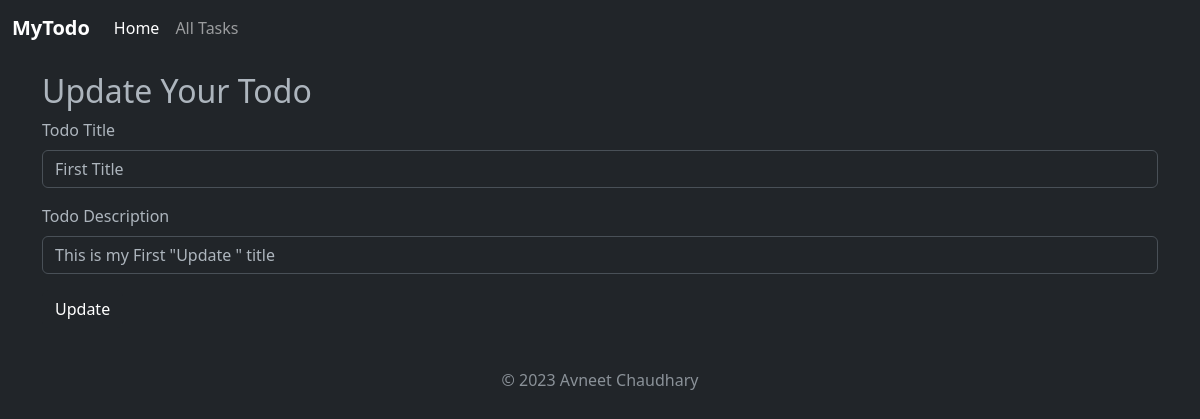
The page /update/1 on the database as committed earlier.
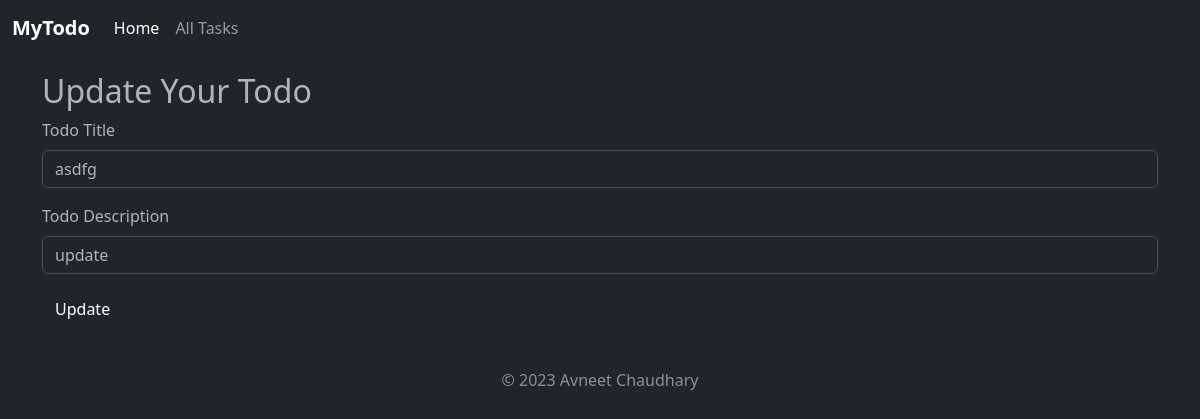
The same page on the database as committed later.
### app.py (models this page shows, shortened)
class Todo(db.Model):
    sno = db.Column(db.Integer, primary_key=True)
    title = db.Column(db.String(200), nullable=False)
    desc = db.Column(db.String(500), nullable=False)
    date_created = db.Column(
        db.String(8), default=datetime.now().strftime('%H:%M:%S'))
    completed = db.Column(db.Boolean, default=False)
    priority = db.Column(db.Integer, default=1)  # Add the priority column

### app.py (the view, shortened to what this page needs)
@app.route('/update/<int:sno>', methods=['GET', 'POST'])
def update(sno):
    todo = Todo.query.filter_by(sno=sno).first()
    return render_template("update.html", todo=todo)

### templates/update.html (shortened to what this page needs)
{% extends 'base.html' %}
{% block body %}
<div class="container my-3">
    <h2>Update Your Todo</h2>
    <form action="/update/{{todo.sno}}" method="POST">
        <div class="mb-3">
            <label for="title" class="form-label">Todo Title</label>
            <input type="text" class="form-control" name="title" id="title" value="{{todo.title}}"
                aria-describedby="emailHelp">
        </div>
        <div class="mb-3">
            <label for="desc" class="form-label">Todo Description</label>
            <input type="text" class="form-control" name="desc" value="{{todo.desc}}" id="desc">
        </div>
        <button type="submit" class="btn btn-dark">Update</button>
    </form>
</div>
{% endblock body %}

Rows that differ between the two databases and show on the page:
changed Todo: title "First Title" → "asdfg"; desc "This is my First \"Update \" title" → "update"
